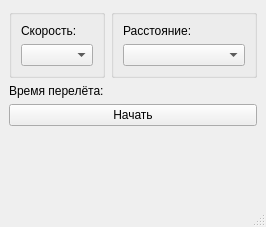
<?xml version="1.0" encoding="UTF-8"?>
<ui version="4.0">
 <class>MainWindow</class>
 <widget class="QMainWindow" name="MainWindow">
  <property name="geometry">
   <rect>
    <x>0</x>
    <y>0</y>
    <width>266</width>
    <height>227</height>
   </rect>
  </property>
  <property name="windowTitle">
   <string>MainWindow</string>
  </property>
  <widget class="QWidget" name="centralwidget">
   <layout class="QFormLayout" name="formLayout_3">
    <item row="0" column="0">
     <widget class="QGroupBox" name="groupBox">
      <property name="title">
       <string/>
      </property>
      <layout class="QFormLayout" name="formLayout">
       <item row="0" column="0">
        <widget class="QLabel" name="label_4">
         <property name="text">
          <string>Скорость:</string>
         </property>
        </widget>
       </item>
       <item row="0" column="1">
        <widget class="QLabel" name="label_2">
         <property name="text">
          <string/>
         </property>
        </widget>
       </item>
       <item row="1" column="0" colspan="2">
        <widget class="QComboBox" name="comboBox"/>
       </item>
      </layout>
     </widget>
    </item>
    <item row="0" column="1">
     <widget class="QGroupBox" name="groupBox_2">
      <property name="title">
       <string/>
      </property>
      <layout class="QFormLayout" name="formLayout_2">
       <item row="0" column="0">
        <widget class="QLabel" name="label_5">
         <property name="text">
          <string>Расстояние:</string>
         </property>
        </widget>
       </item>
       <item row="0" column="1">
        <widget class="QLabel" name="label_3">
         <property name="text">
          <string/>
         </property>
        </widget>
       </item>
       <item row="1" column="0" colspan="2">
        <widget class="QComboBox" name="comboBox_2"/>
       </item>
      </layout>
     </widget>
    </item>
    <item row="4" column="0" colspan="2">
     <widget class="QPushButton" name="pushButton">
      <property name="text">
       <string>Начать</string>
      </property>
     </widget>
    </item>
    <item row="1" column="1">
     <widget class="QLabel" name="label">
      <property name="text">
       <string/>
      </property>
     </widget>
    </item>
    <item row="1" column="0">
     <widget class="QLabel" name="label_6">
      <property name="text">
       <string>Время перелёта:</string>
      </property>
     </widget>
    </item>
   </layout>
  </widget>
  <widget class="QMenuBar" name="menubar">
   <property name="geometry">
    <rect>
     <x>0</x>
     <y>0</y>
     <width>266</width>
     <height>26</height>
    </rect>
   </property>
  </widget>
  <widget class="QStatusBar" name="statusbar"/>
 </widget>
 <resources/>
 <connections/>
</ui>
